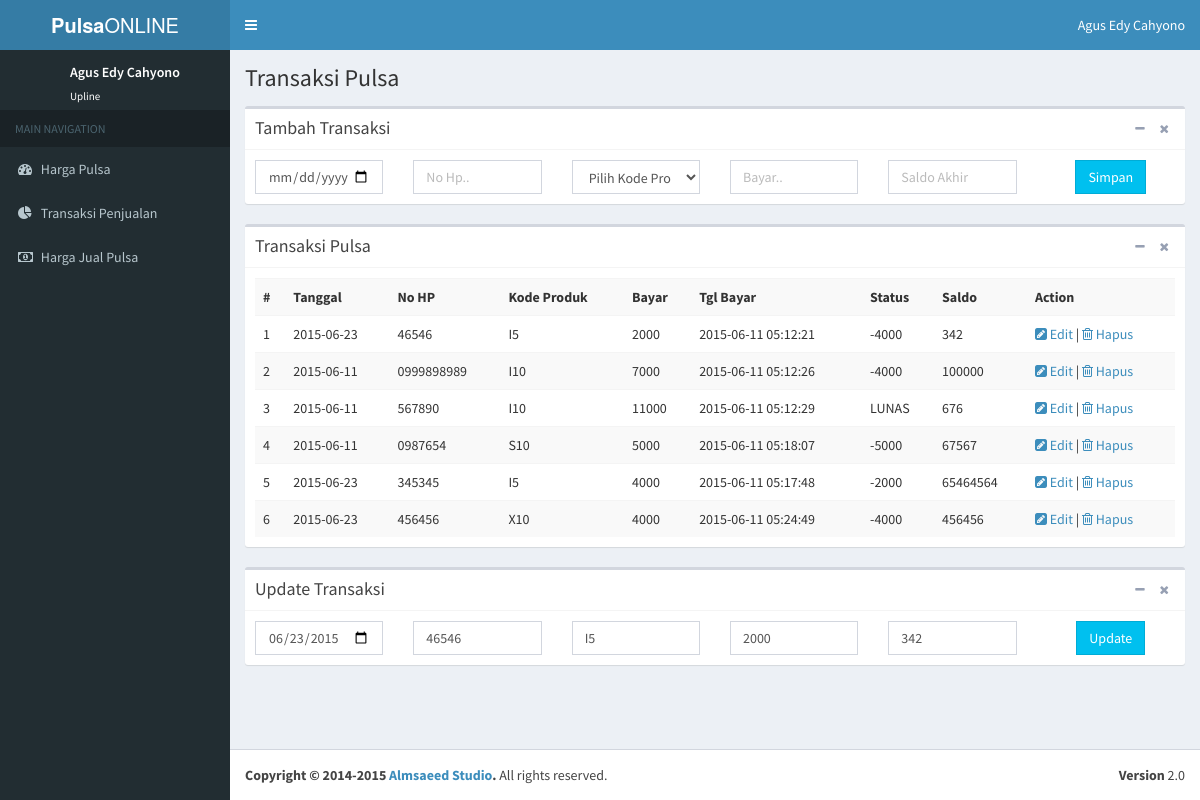
/transaksi.php?id_trx=11 (signed in), run on the app's committed database.
### tables this page shows
CREATE TABLE IF NOT EXISTS `transaksi` (
`id_trx` int(11) NOT NULL,
  `id_user` int(11) NOT NULL,
  `tgl` varchar(50) NOT NULL,
  `no_hp` varchar(50) NOT NULL,
  `kode_produk` varchar(50) NOT NULL,
  `bayar` varchar(50) NOT NULL,
  `tgl_bayar` timestamp NOT NULL DEFAULT CURRENT_TIMESTAMP ON UPDATE CURRENT_TIMESTAMP,
  `status` varchar(50) NOT NULL,
  `saldo` varchar(50) NOT NULL
);

### transaksi.php (the view, shortened to what this page needs)
<?php
if (empty($_SESSION["user"]) OR empty($_SESSION["group"])){
header("location:login.php");
} else {
include "koneksi.php";
$id_user = $_SESSION["id_user"];
$query="select * from transaksi where id_user='$id_user'";
$perintah=mysqli_query($koneksi,$query);
include "header.php";
include "navbar.php";
include "side.php";
?>
<section class="content-header">
  <h1>
    Transaksi Pulsa
  </h1>
</section>
<section class="content">
  <div class="box">
    <div class="box-header with-border">
      <h3 class="box-title">Tambah Transaksi</h3>
      <div class="box-tools pull-right">
        <button class="btn btn-box-tool" data-widget="collapse" data-toggle="tooltip" title="Collapse"><i class="fa fa-minus"></i></button>
        <button class="btn btn-box-tool" data-widget="remove" data-toggle="tooltip" title="Remove"><i class="fa fa-times"></i></button>
      </div>
    </div>
    <div class="box-body">
      <form action="proses_tambah_transaksi.php" method="POST" accept-charset="utf-8">
      	<div class="row">
            <div class="col-xs-2">
              <input type="date" name="tgl" class="form-control" placeholder="Tanggal ..">
            </div>
            <div class="col-xs-2">
              <input type="text" name="no_hp" class="form-control" placeholder="No Hp..">
            </div>
            <div class="col-xs-2">
              <select name="kode_produk" class="form-control">
                <option value="">Pilih Kode Produk</option>
              </select>
            </div>
             <div class="col-xs-2">
              <input type="text" name="bayar" class="form-control" placeholder="Bayar..">
            </div>
             <div class="col-xs-2">
              <input type="text" name="saldo" class="form-control" placeholder="Saldo Akhir">
            </div>
            <div class="col-xs-2 text-center">
              <button type="submit" class="btn btn-info btn-flat" >Simpan</button>
            </div>
        </div>
      </form>
    </div>
  </div>
  <div class="box">
    <div class="box-header with-border">
      <h3 class="box-title">Transaksi Pulsa</h3>
      <div class="box-tools pull-right">
        <button class="btn btn-box-tool" data-widget="collapse" data-toggle="tooltip" title="Collapse"><i class="fa fa-minus"></i></button>
        <button class="btn btn-box-tool" data-widget="remove" data-toggle="tooltip" title="Remove"><i class="fa fa-times"></i></button>
      </div>
    </div>
    <div class="box-body">
      <table class="table table-striped">
        <tr>
          <th>#</th>
          <th>Tanggal</th>
          <th>No HP</th>
          <th>Kode Produk</th>
          <th>Bayar</th>
          <th>Tgl Bayar</th>
          <th>Status</th>
          <th>Saldo</th>
          <th>Action</th>
        </tr>
        <?php
        	$i=0;
        	while ($data=mysqli_fetch_array($perintah)){
        	 $i++
         ?>
        <tr>
          <td><?php echo $i; ?></td>
          <td><?php echo $data["tgl"]; ?></td>
          <td><?php echo $data["no_hp"]; ?></td>
          <td><?php echo $data["kode_produk"]; ?></td>
          <td><?php echo $data["bayar"]; ?></td>
          <td><?php echo $data["tgl_bayar"]; ?></td>
          <td><?php echo $data["status"]; ?></td>
          <td><?php echo $data["saldo"]; ?></td>
          <td>
          <a href="transaksi.php?id_trx=<?php echo $data["id_trx"]; ?>"><i class="fa fa-pencil-square"></i> Edit</a> |
	      <a href="hapus_transaksi.php?id_trx=<?php echo $data["id_trx"]; ?>" onclick='return confirm_hapus()'><i class="fa fa-trash-o"></i> Hapus</a></td>
  		  </tr>
        <?php
        	}
         ?>
      </table>
    </div>
  </div>
  <?php
  	$id_trx=$_GET["id_trx"];
  	if ($id_trx==NULL) {
  		Null;
  	}else{
  		$id_trx=$_GET["id_trx"];
  		$queryutrx="select * from transaksi where id_trx='$id_trx'";
		$perintahutrx=mysqli_query($koneksi,$queryutrx);
		$datautrx=mysqli_fetch_array($perintahutrx);
  	?>
  <div class="box">
    <div class="box-header with-border">
      <h3 class="box-title">Update Transaksi</h3>
      <div class="box-tools pull-right">
        <button class="btn btn-box-tool" data-widget="collapse" data-toggle="tooltip" title="Collapse"><i class="fa fa-minus"></i></button>
        <button class="btn btn-box-tool" data-widget="remove" data-toggle="tooltip" title="Remove"><i class="fa fa-times"></i></button>
      </div>
    </div>
    <div class="box-body">
      <form action="proses_edit_transaksi.php" method="POST" accept-charset="utf-8">
      	<div class="row">
      		<div class="col-xs-2">
              <input type="date" name="tgl" value="<?php echo $datautrx["tgl"]; ?>" class="form-control" placeholder="Tanggal ..">
            </div>
            <div class="col-xs-2">
              <input type="text" name="no_hp" value="<?php echo $datautrx["no_hp"]; ?>" class="form-control" placeholder="No Hp..">
            </div>
            <div class="col-xs-2">
              <input type="text" name="kode_produk" value="<?php echo $datautrx["kode_produk"]; ?>" class="form-control" placeholder="Kode Produk..">
            </div>
             <div class="col-xs-2">
              <input type="text" name="bayar" value="<?php echo $datautrx["bayar"]; ?>" class="form-control" placeholder="Bayar..">
            </div>
             <div class="col-xs-2">
              <input type="text" name="saldo" value="<?php echo $datautrx["saldo"]; ?>" class="form-control" placeholder="Saldo Akhir">
            </div>
            <div class="col-xs-2 text-center">
              <button type="submit" class="btn btn-info btn-flat" >Update</button>
            </div>
        </div>
      </form>
    </div>
  </div>
  <?php
  	}
   ?>
</section>
<?php }
include "footer-content.php";
?>

### data on the page
transaksi: tgl "2015-06-23", no_hp "46546", kode_produk "I5", bayar "2000", tgl_bayar "2015-06-11 05:12:21", status "-4000", saldo "342", tgl "06/23/2015"
transaksi: tgl "2015-06-11", no_hp "0999898989", kode_produk "I10", bayar "7000", tgl_bayar "2015-06-11 05:12:26", status "-4000", saldo "100000"
transaksi: tgl "2015-06-11", no_hp "567890", kode_produk "I10", bayar "11000", tgl_bayar "2015-06-11 05:12:29", status "LUNAS", saldo "676"
transaksi: tgl "2015-06-11", no_hp "0987654", kode_produk "S10", bayar "5000", tgl_bayar "2015-06-11 05:18:07", status "-5000", saldo "67567"
transaksi: tgl "2015-06-23", no_hp "345345", kode_produk "I5", bayar "4000", tgl_bayar "2015-06-11 05:17:48", status "-2000", saldo "65464564"
transaksi: tgl "2015-06-23", no_hp "456456", kode_produk "X10", bayar "4000", tgl_bayar "2015-06-11 05:24:49", status "-4000", saldo "456456"

### other printed values
$_SESSION["nama"] "Agus Edy Cahyono"
$_SESSION["group"] "Upline"
